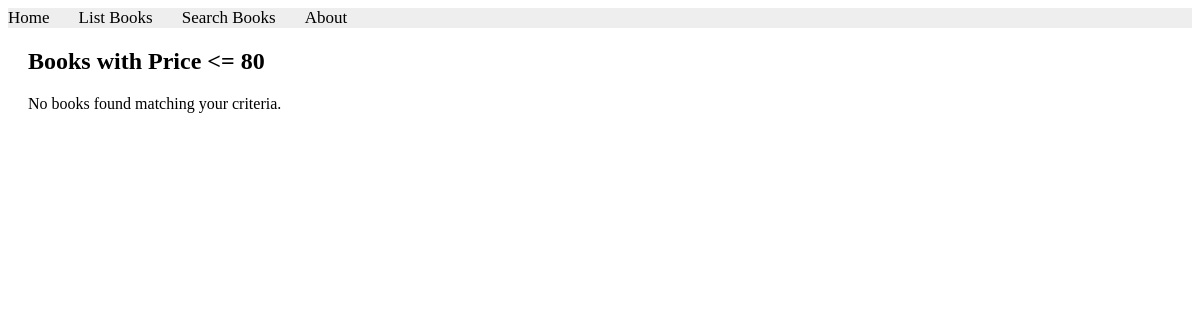
/books/lab8/task1, run on an earlier commit of the app's database.
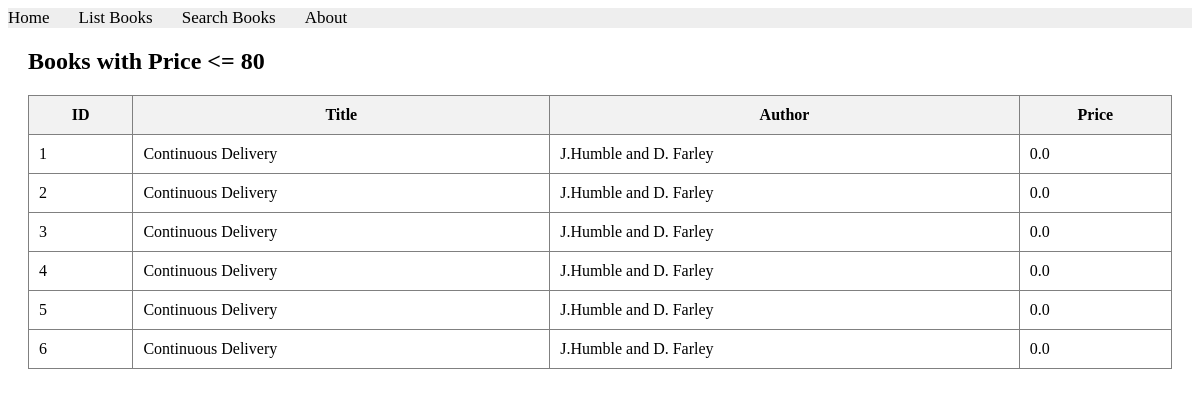
And on a later commit of the database.
### apps/bookmodule/models.py (models this page shows)
class Book(models.Model):
    title = models.CharField(max_length = 50)
    author = models.CharField(max_length = 50)
    price = models.FloatField(default = 0.0)
    edition = models.SmallIntegerField(default = 1)

### apps/bookmodule/views.py (the view)
# urls.py: path('lab8/task1', views.lab8_task1, name='lab8_task1'),
def lab8_task1(request):
    books = Book.objects.filter(Q(price__lte=80))
    return render(request, 'bookmodule/lab8_task1.html', {'books': books})

### apps/templates/bookmodule/lab8_task1.html (shortened to what this page needs)
{% extends "layouts/base.html" %}
{% load static %}
{% block content %}
<div style="margin: 20px;">
    <h2>Books with Price <= 80</h2>
    {% if books %}
        <table border="1" cellpadding="10" cellspacing="0" style="border-collapse: collapse; width: 100%;">
            <thead>
                <tr style="background-color: #f2f2f2;">
                    <th>ID</th>
                    <th>Title</th>
                    <th>Author</th>
                    <th>Price</th>
                </tr>
            </thead>
            <tbody>
                {% for book in books %}
                <tr>
                    <td>{{ book.id }}</td>
                    <td>{{ book.title }}</td>
                    <td>{{ book.author }}</td>
                    <td>{{ book.price }}</td>
                </tr>
                {% endfor %}
            </tbody>
        </table>
    {% else %}
        <p>No books found matching your criteria.</p>
    {% endif %}
    <br>
</div>
{% endblock content %}

What changed in the data, as far as the page shows it:
added Book: id "1", title "Continuous Delivery", author "J.Humble and D. Farley", price "0.0"
added Book: id "2", title "Continuous Delivery", author "J.Humble and D. Farley", price "0.0"
added Book: id "3", title "Continuous Delivery", author "J.Humble and D. Farley", price "0.0"
added Book: id "4", title "Continuous Delivery", author "J.Humble and D. Farley", price "0.0"
added Book: id "5", title "Continuous Delivery", author "J.Humble and D. Farley", price "0.0"
added Book: id "6", title "Continuous Delivery", author "J.Humble and D. Farley", price "0.0"
Also different on the page:
text no longer shown: "No books found matching your criteria."
text now shown: "ID Title Author Price"
